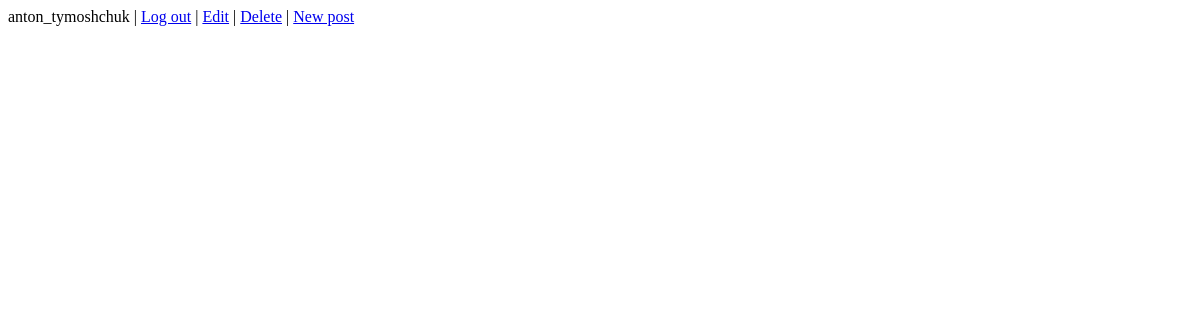
Page / (signed in) on the earlier database version.
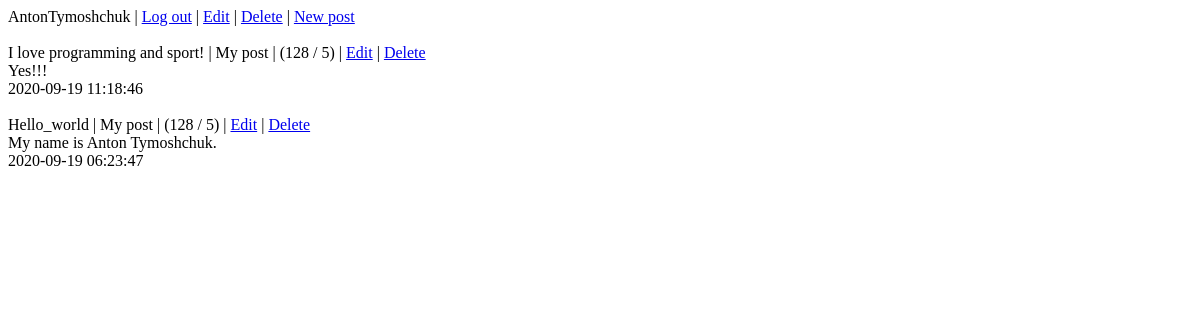
Same page on the later database version.
### tables this page shows
CREATE TABLE Posts (
    Id INTEGER NOT NULL UNIQUE PRIMARY KEY AUTOINCREMENT,
    Author INTEGER NOT NULL,
    Theme TEXT NOT NULL,
    Content TEXT NOT NULL,
    Created TIMESTAMP NOT NULL DEFAULT CURRENT_TIMESTAMP,
    FOREIGN KEY (Author) REFERENCES Users (Id)
);

### ithink/blog.py (the view)
@blog.route('/')
def index():
    database = get_database()
    user_id = session.get('user_id')
    if user_id is not None:
        test_user = database.execute('SELECT * FROM Users '
                                     'WHERE Id=?', (user_id,)).fetchone()
        if test_user is not None:
            g.username = ascii_decrypt(test_user['Username'])
            g.posts = database.execute('SELECT * FROM Posts '
                                       'WHERE Id=?', (user_id,)).fetchall()
    enc_posts = database.execute('SELECT * FROM Posts '
                                 'ORDER BY Created DESC').fetchall()
    g.posts = []
    for enc_post in enc_posts:
        author = database.execute('SELECT * FROM Users WHERE Id=?',
                                  (enc_post['Author'],)).fetchone()
        author = ascii_decrypt(author['Username'])
        post = {'Id': enc_post['Id'],
                'Theme': ascii_decrypt(enc_post['Theme']),
                'Content': ascii_decrypt(enc_post['Content']),
                'Created': enc_post['Created'],
                'Author': author}
        g.posts.append(post)
    return render_template('blog/blog.html')

### ithink/database.py (called while the page is built)
def get_database():
    if 'database' not in g:
        g.database = sqlite3.connect(current_app.config['DATABASE'],
                                     detect_types=sqlite3.PARSE_DECLTYPES)
        g.database.row_factory = sqlite3.Row
    return g.database

def close_database(e=None):
    database = g.pop('database', None)
    if database is not None:
        database.close()

### ithink/security/cryptography.py (called while the page is built)
def ascii_decrypt(encrypted_string):
    numbers = []
    stringed_numbers = encrypted_string.split('*')
    for stringed_number in stringed_numbers:
        numbers.append(float(stringed_number))
    decrypted_string = ''
    for number in numbers:
        decrypted_string += decryption_function(number)
    return decrypted_string

def decryption_function(number):
    number *= 10
    return chr(int(number))

### ithink/templates/blog/blog.html (shortened to what this page needs)
{% extends 'base.html' %}
{% block header %}
    {% if 'username' in g %}
        <span>{{ g.username }} |</span>
        <a href="{{ url_for('authentication.logout') }}">Log out</a>
        <span>|</span>
        <a href="{{ url_for('authentication.edit') }}">Edit</a>
        <span>|</span>
        <a href="{{ url_for('authentication.delete') }}">Delete</a>
        <span>|</span>
        <a href="{{ url_for('blog.create') }}">New post</a>
    {% else %}
        <a href="{{ url_for('authentication.login') }}">Log in</a>
    {% endif %}
{% endblock %}
{% block content %}
    <br><br>
    {% if 'username' in g %}
        {% for post in g.posts %}
            <span>{{ post['Theme'] }} |</span>
            {% if g.username == post['Author'] %}
                <span>My post |</span>
                <span>(128 / 5) |</span>
                <a href="{{ url_for('blog.edit', post_id=post['Id']) }}">Edit</a>
                <span>|</span>
                <a href="{{ url_for('blog.delete', post_id=post['Id']) }}">Delete</a>
            {% endif %}
            <br>
            <span>{{ post['Content'] }}</span>
            <br>
            <span>{{ post['Created'] }}</span>
            <br><br>
        {% endfor %}
    {% endif %}
{% endblock %}

### ithink/templates/base.html (shortened to what this page needs)
<!DOCTYPE html>
<html>
    <head>
    </head>
    <body>
        {% block header %} {% endblock %}
        {% block content %} {% endblock %}
    </body>
</html>

Differences in the rows shown:
added Posts: Theme "I love programming and sport!", Content "Yes!!!", Created "2020-09-19 11:18:46"
added Posts: Theme "Hello_world", Content "My name is Anton Tymoshchuk.", Created "2020-09-19 06:23:47"
Other differences:
{{ g.username }}: "anton_tymoshchuk" → "AntonTymoshchuk"
